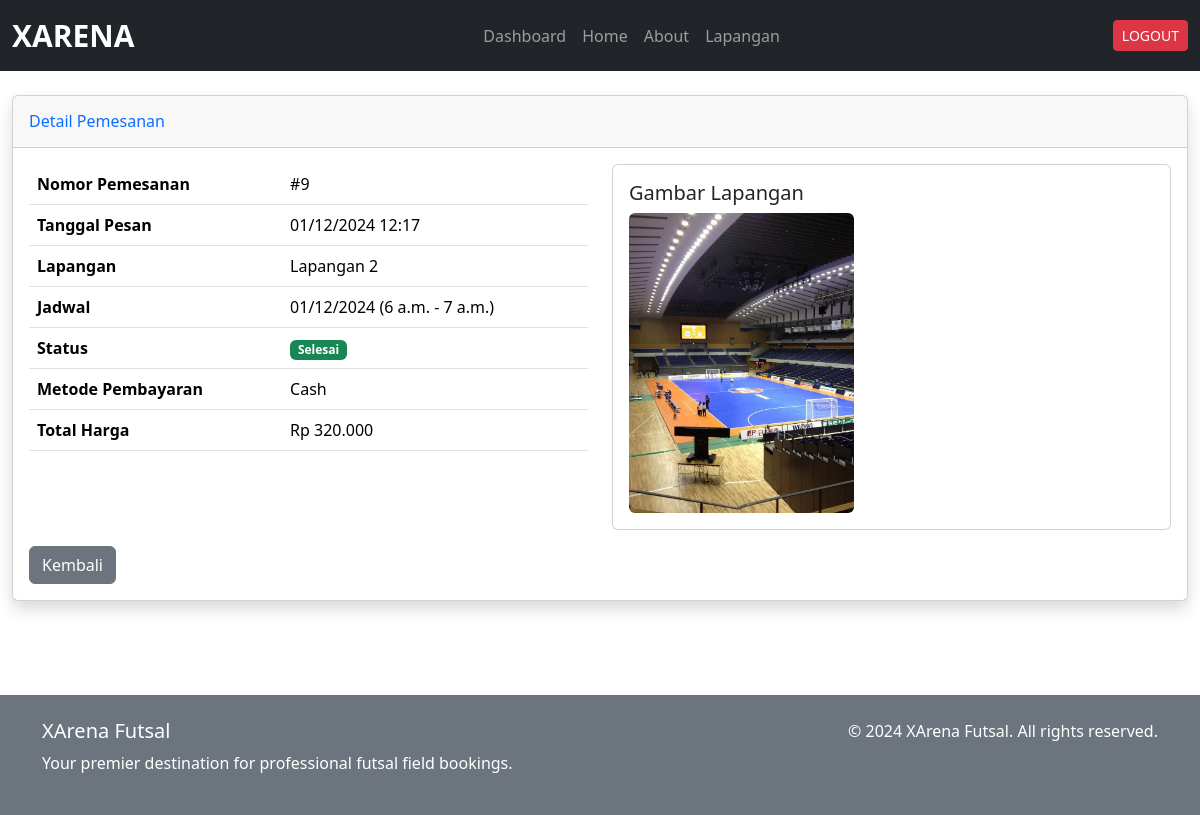
Page /pemesanan/9/ (signed in) on the committed database.
### xarena_app/models.py (models this page shows, shortened)
class Pemesanan(models.Model):
    user = models.ForeignKey(
        settings.AUTH_USER_MODEL,
        on_delete=models.CASCADE,
        related_name='pemesanan_user',
        help_text="User yang melakukan pemesanan"
    )
    staff = models.ForeignKey(
        settings.AUTH_USER_MODEL,
        on_delete=models.CASCADE,
        null=True,
        blank=True,
        related_name='pemesanan_staff',
        help_text="Staff yang memproses pemesanan"
    )
    jadwal = models.ForeignKey(Jadwal, on_delete=models.CASCADE, help_text="Jadwal pemesanan")
    metode_pembayaran = models.CharField(max_length=20, choices=(
        ('transfer', 'Transfer Bank'),
        ('cash', 'Cash'),
    ), default='transfer')
    status = models.CharField(max_length=20, choices=(
        ('pending', 'Pending'),
        ('diterima', 'Diterima'),
        ('selesai', 'Selesai'),
        ('dibatalkan', 'Dibatalkan'),
    ), default='pending')
    created_at = models.DateTimeField(auto_now_add=True)
    updated_at = models.DateTimeField(auto_now=True)
    def hitung_harga(self):
        durasi = timedelta(
            hours=self.jadwal.jam_selesai.hour, minutes=self.jadwal.jam_selesai.minute
        ) - timedelta(
            hours=self.jadwal.jam_mulai.hour, minutes=self.jadwal.jam_mulai.minute
        )
        total_jam = Decimal(str(durasi.total_seconds() / 3600))
        return self.jadwal.lapangan.harga_per_jam * total_jam

class Jadwal(models.Model):
    lapangan = models.ForeignKey(Lapangan, on_delete=models.CASCADE)
    tanggal = models.DateField()
    jam_mulai = models.TimeField()
    jam_selesai = models.TimeField()
    is_available = models.BooleanField(default=True)

class Lapangan(models.Model):
    nama = models.CharField(max_length=100)
    deskripsi = models.TextField(max_length=500)
    harga_per_jam = models.DecimalField(max_digits=10, decimal_places=2)
    gambar = models.ImageField(upload_to='lapangan_images/', blank=True, null=True)
    is_available = models.BooleanField(default=True)

### xarena_app/views.py (the view)
# urls.py: path('pemesanan/<int:pemesanan_id>/', views.detail_pemesanan_user, name='detail_pemesanan_user'),
@login_required
def detail_pemesanan_user(request, pemesanan_id):
    if request.user.is_staff or request.user.is_superuser:
        raise PermissionDenied
    pemesanan = get_object_or_404(Pemesanan, id=pemesanan_id, user=request.user)
    return render(request, 'user/detail_pemesanan_user.html', {
        'pemesanan': pemesanan
    })

### xarena_app/templatetags/currency_filters.py (called while the page is built)
@register.filter
def rupiah(value):
    try:
        return f"Rp {int(value):,}".replace(',', '.')
    except (ValueError, TypeError):
        return "-"

### templates/user/detail_pemesanan_user.html (shortened to what this page needs)
{% extends '../base.html' %} {% load currency_filters %} {% block content %}
<div class="container-fluid mt-4">
  <div class="card shadow mb-4">
    <div class="card-header py-3">
      <h6 class="m-0 font-weight-bold text-primary">Detail Pemesanan</h6>
    </div>
    <div class="card-body">
      <div class="row">
        <div class="col-md-6">
          <table class="table">
            <tr>
              <th>Nomor Pemesanan</th>
              <td>#{{ pemesanan.id }}</td>
            </tr>
            <tr>
              <th>Tanggal Pesan</th>
              <td>{{ pemesanan.created_at|date:"d/m/Y H:i" }}</td>
            </tr>
            <tr>
              <th>Lapangan</th>
              <td>{{ pemesanan.jadwal.lapangan.nama }}</td>
            </tr>
            <tr>
              <th>Jadwal</th>
              <td>
                {{ pemesanan.jadwal.tanggal|date:"d/m/Y" }} ({{ pemesanan.jadwal.jam_mulai }} - {{ pemesanan.jadwal.jam_selesai }})
              </td>
            </tr>
            <tr>
              <th>Status</th>
              <td>
                <span
                  class="badge {% if pemesanan.status == 'pending' %}bg-warning{% elif pemesanan.status == 'diterima' %}bg-info{% elif pemesanan.status == 'dibatalkan' %}bg-danger{% else %}bg-success{% endif %}"
                >
                  {{ pemesanan.status|capfirst }}
                </span>
              </td>
            </tr>
            <tr>
              <th>Metode Pembayaran</th>
              <td>{{ pemesanan.metode_pembayaran|capfirst }}</td>
            </tr>
            <tr>
              <th>Total Harga</th>
              <td>{{ pemesanan.hitung_harga|rupiah }}</td>
            </tr>
          </table>
        </div>
        <div class="col-md-6">
          <div class="card">
            <div class="card-body">
              <h5 class="card-title">Gambar Lapangan</h5>
              <img
                src="{{ pemesanan.jadwal.lapangan.gambar.url }}"
                class="img-fluid rounded"
                style="max-height: 300px;"
                alt="Gambar Lapangan"
              />
            </div>
          </div>
        </div>
      </div>
      <div class="mt-3">
        <a href="{% url 'dashboard_user' %}" class="btn btn-secondary"
          >Kembali</a
        >
      </div>
    </div>
  </div>
</div>
{% endblock %}

### static/css/style.css (style rules this page uses)
* { scrollbar-width: thin; scrollbar-color: #888 #f1f1f1; }

### rows in the picture
Pemesanan: id "9", created_at "01/12/2024 12:17", jadwal.lapangan.nama "Lapangan 2", jadwal.tanggal "01/12/2024", jadwal.jam_mulai "6 a.m.", jadwal.jam_selesai "7 a.m.", status "Selesai", metode_pembayaran "Cash", hitung_harga|rupiah "Rp 320.000", jadwal.lapangan.gambar (picture)
